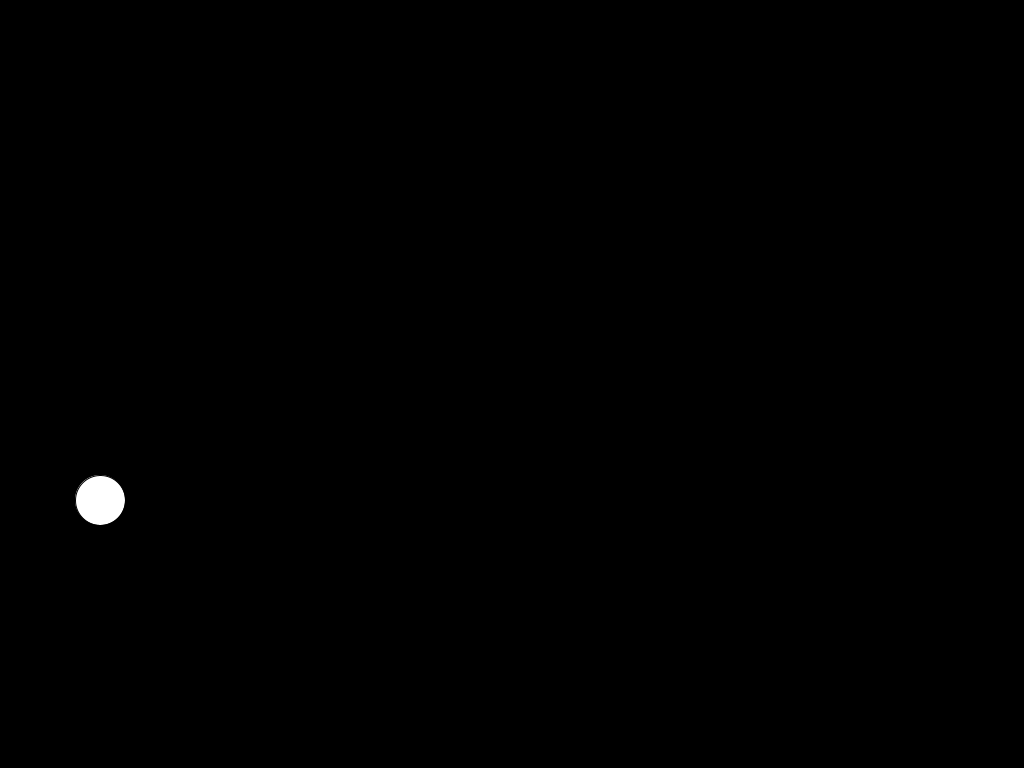
Frame 1 (no input)
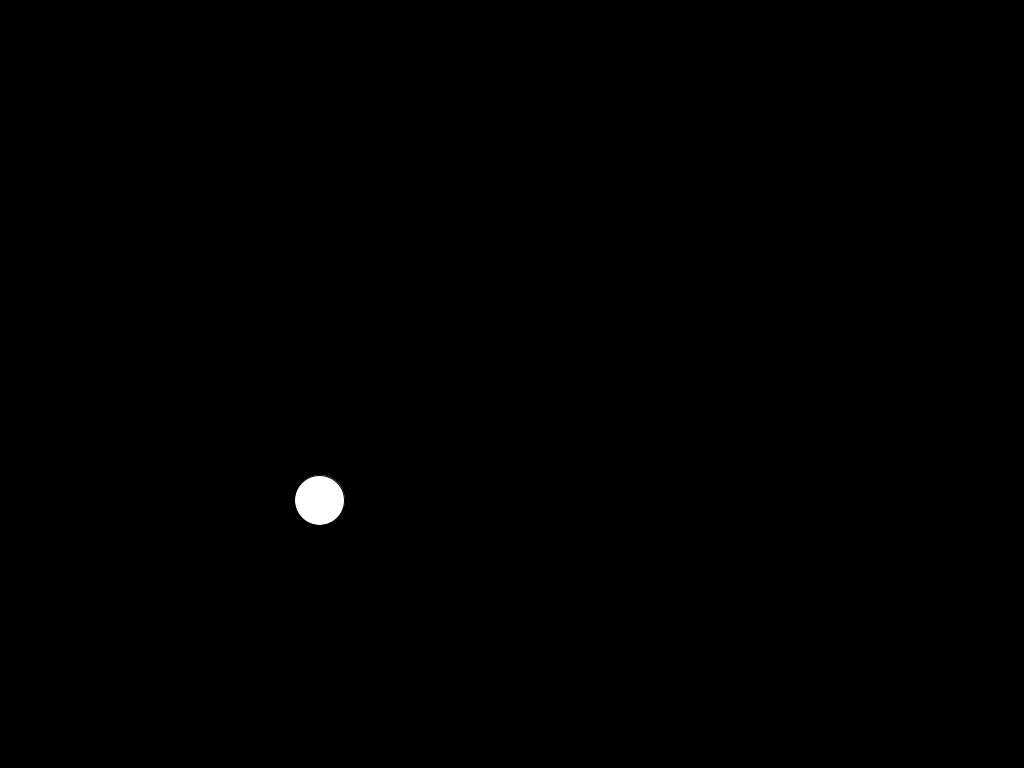
Frame 60 (the mouse pressed at the canvas centre just before this capture)
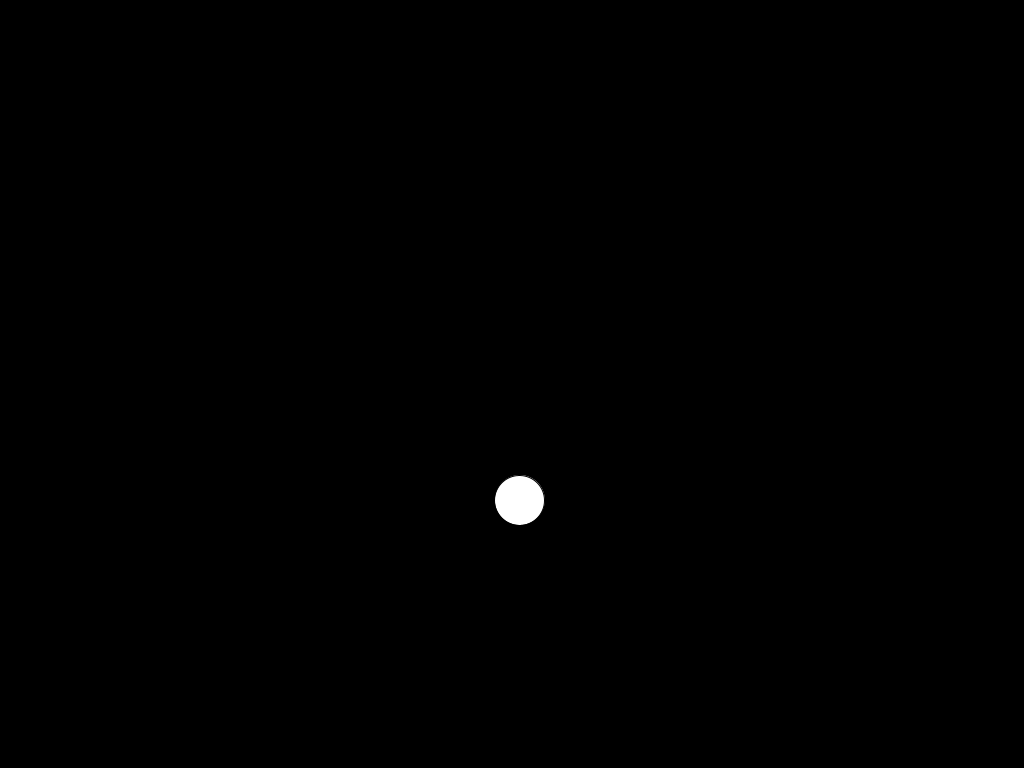
Frame 120 (the mouse held since frame 60 and released just before this capture)

The Processing sketch that drew these frames (run headless with seeded random() and noise(); from frame 60 on, the mouse is pressed at the canvas centre):

// Processing sketch: Projeto_plataforma
// ── Projeto_plataforma.pde
float startTime = 0f;
float animTime = 0f;

float x = 100;
float y = 500;
float vel = 200;

boolean isJumping = false;

float h = 300;
float d = 150;
float dx = 0;
float dy = 0;




void setup() {
  size(1024, 768);
  startTime = millis();
}

void draw() {
  float elapsedTime = (millis() - startTime) / 1000f;
  startTime = millis();
  background(0);
  update(elapsedTime);
  render();
}

void update(float et) {
  x += vel * et;
  if (x > width) x = 0;
  if (isJumping){
    dx  += vel * et;
    dy = calcDY(dx);
    if (dx > d/2) {
      isJumping = false;
      dy = 0;
    }
  }
  

}

void render() {
  circle(x,y-dy,50);
  
}

void mousePressed(){
  if (!isJumping){
    isJumping = true;
    dx = -d/2;
    dy = 0;
  }
}

float calcDY(float dx){
  return ((-4 * h) / pow(d,2)) * pow(dx,2) + h;
}

// ── Objects.pde
interface Objects {

   void update(float et);
   void render();

}

// ── Plataform.pde
class Plataform implements Objects{
  
  private float x;
  private float y;  
  private float l;
  private float h;
  
  Plataform ( float x, float y, float l, float h){
  
    this.x = x;
    this.y = y;
    this.l = l;
    this.h = h;
  
  }
  void update(float et){
  }
  
  void render(){
    rect(x,y,l,h);
  }
  
  float get_x(){return x;}
  float get_y(){return y;}
  float get_x2(){return x + l;}
  float get_y2(){return y + h;}

}

// ── Player.pde
class Player implements Objects {
  private float x;
  private float y;
  private float r;
  private float vel = 200;
  
  private boolean is_jumping = false;
  private boolean is_falling = false;
  
  
  private float h = 300;
  private float d = 150;
  private float dx = 0;
  private float dy = 0;
  
  private Plataform p = null;
  private Plataform ground = null;
  
  
  
  
  
  Player(float x, float y,  float r, Plataform ground){
    this.x = x;
    this.y = y;
    this.r = r;
    this.ground = ground;
    
  }

  void update(float et){
    x += vel * et;
    
    if (x > width) x = 0;
    if (x < 0) x = width;
    
    if (is_jumping){
      dx += vel * et;
      dy = calc_dy(dx);
    }
    else if (p != null){
      if(x < p.get_x() || x > p.get_x2()){
        is_falling = true;
        y = ground.get_y() - r/2;
        h = ground.get_y() - p.get_y();
        d = 150;
        dy = h;
        dx = 0;
        p = null;
        
      }
    }
    else if (is_falling){
      dx += vel * et;
      dy = calc_dy(dx);
    }
    
  }
  
  void render(){
    circle(x,y,50);
  }
  
  void jump(){
    if (!is_jumping){
      this.p = null;
      is_jumping = true;
      dx = -dx/2;
      dy = 0;
    }
  }
  
  void collision(Objects o){
    if ((is_jumping || is_falling) && dx > 0){
      
    }
  }
  
  float calc_dy(float dx){
    return ((-4 * h) / pow(d,2)) * pow(dx,2) + h;
  }

}
